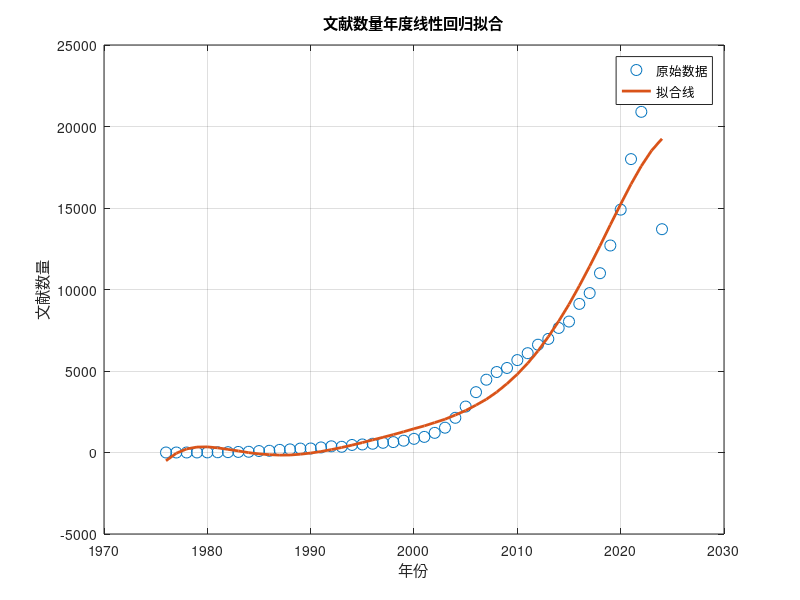

MATLAB code for this plot:
clear; clc

% 年份
years = 1976:2024;
%输入拟合多项式的系数
n = 6;

each_years_count = [1 0 1 3 7 15 21 35 45 90 106 162 191 241 246 311 380 351 463 ...
    494 538 595 639 724 838 958 1205 1522 2129 2818 3702 4466 4937 5186 5670 ...
    6093 6613 6968 7642 8034 9117 9781 11000 12700 14900 18000 20900 ...
    23600 13700]; 
% 线性回归拟合
p = polyfit(years, each_years_count, n); % 1表示线性

% 计算拟合值
fitted_values = polyval(p, years);

% 计算方差
residuals = each_years_count - fitted_values; % 残差
variance = var(residuals); % 计算方差

% 绘制结果
figure;
plot(years, each_years_count, 'o', 'MarkerSize', 8, 'DisplayName', '原始数据');
hold on;
plot(years, fitted_values, '-', 'LineWidth', 2, 'DisplayName', '拟合线');
xlabel('年份');
ylabel('文献数量');
title('文献数量年度线性回归拟合');
legend;
grid on;

% 显示方差
fprintf('方差: %.4f\n', variance);
% 计算R^2值
SS_res = sum((each_years_count - fitted_values).^2); % 残差平方和
SS_tot = sum((each_years_count - mean(each_years_count)).^2); % 总平方和
R_squared = 1 - (SS_res / SS_tot); % R^2值
% 显示R^2值
fprintf('R^2 = %.4f\n', R_squared);